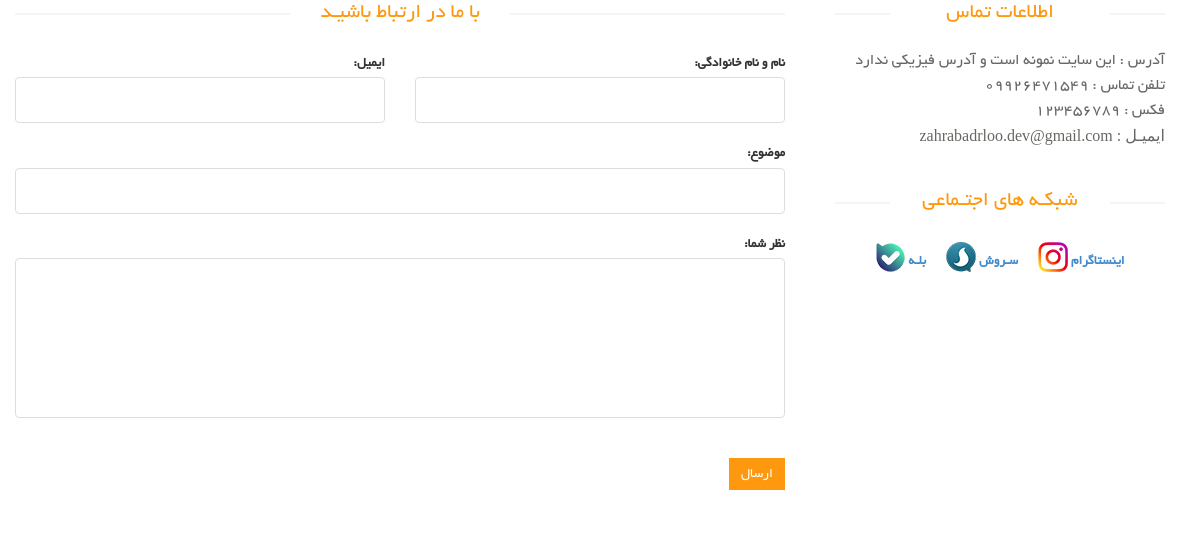
The page /contact-us/ on the database its author committed.
### sitsetting_module/models.py (models this page shows, shortened)
class Sitsetting(models.Model):
    Sit_name = models.CharField(max_length=100, verbose_name='اسم سایت')
    slogan = models.CharField(max_length=100, verbose_name='شعار', null=True, blank=True)
    logo = models.ImageField(upload_to='sit_images/', null=True, blank=True, verbose_name='لوگو')
    phone_number = models.CharField(max_length=11, null=True, blank=True, verbose_name='شماره تلفن')
    fax = models.CharField(max_length=11, null=True, blank=True, verbose_name='فکس')
    email = models.EmailField(max_length=100, null=True, blank=True, verbose_name='ایمیل')
    address = models.CharField(max_length=500, null=True, blank=True, verbose_name='آدرس')
    about_us = models.TextField(null=True, blank=True, verbose_name='درباره ما')
    copyright = models.TextField(null=True, blank=True, verbose_name='حق کپی رایت ')
    instagram = models.URLField(null=True, blank=True, verbose_name='آیدی اینستاگرام')
    telegram = models.URLField(null=True, blank=True, verbose_name='آیدی تلگرام')
    is_active = models.BooleanField(default=True, verbose_name='فعال/غیرفعال')
    class Meta:
        verbose_name = 'تنظیمات سایت'
        verbose_name_plural = 'تنظیمات سایت'

### contact_module/views.py (the view)
# urls.py: path('', views.ContactUsView.as_view(),name='contact-us'),
class ContactUsView(CreateView):
    form_class = ContactUstForm
    template_name = 'contact_module/contact_us.html'
    success_url = '/contact-us/'

### contact_module/forms.py
class ContactUstForm(forms.ModelForm):
    class Meta:
        model = ContactUs
        fields = ('title', 'email',"full_name", 'message')
        widgets = {
            "full_name":forms.TextInput(attrs={'class':'form-control'}),
            "email":forms.EmailInput(attrs={'class':'form-control'}),
            "title":forms.TextInput(attrs={'class':'form-control'}),
            "message":forms.Textarea(attrs={
                'class':'form-control',
                'rows':1,
                'id':'message',
            }),
        }
        labels = {
            'full_name':"نام و نام خانوادگی",
            'email':"ایمیل",
            'message':'نظر شما',
            'title':'موضوع'
        }

### sitsetting_module/context_data.py (called while the page is built)
def site_setting(request):
    sit_setting:Sitsetting = Sitsetting.objects.filter(is_active=True).first()
    context = {
        "site_setting": sit_setting
    }
    return context

### contact_module/templates/contact_module/contact_us.html (shortened to what this page needs)
{% extends 'shared/layout.html' %}
{% block content %}
    <div id="contact-page" class="container">
    	<div class="bg">
	    	<div class="row">
    		<div class="row">
	    		<div class="col-sm-8">
	    			<div class="contact-form">
	    				<h2 class="title text-center">با ما در ارتباط باشیـد</h2>
				    	<form id="main-contact-form" class="contact-form row" name="contact-form"
                              action="{% url 'contact-us' %}" method="post">
                            <div class="form-group col-md-6">
                                {{ form.email.label_tag }}
                                {{ form.email }}
                            </div>
                            <div class="form-gr% ac oup col-md-6">
                                {{ form.full_name.label_tag }}
                                {{ form.full_name }}
                            </div>
                            <div class="form-group col-md-12">
                                {{ form.title.label_tag }}
                                {{ form.title }}
                            </div>
                            <div class="form-group col-md-12">
                                {{ form.message.label_tag }}
                                {{ form.message }}
				            </div>
				            <div class="form-group col-md-12">
                                <button type="submit" class="btn btn-primary pull-right" >ارسال</button>
				            </div>
				        </form>
	    			</div>
	    		</div>
	    		<div class="col-sm-4">
	    			<div class="contact-info">
	    				<h2 class="title text-center">اطلاعات تماس</h2>
	    				<address>
							<p>آدرس : {{ site_setting.address }}</p>
							<p>تلفن تماس : {{ site_setting.phone_number }}</p>
							<p>فکس : {{ site_setting.fax }}</p>
							<p style="font-family: tahoma;">ایمیـل : {{ site_setting.email }}</p>
	    				</address>
	    				<div class="social-networks">
	    					<h2 class="title text-center">شبکـه های اجتـماعی</h2>
							<span class="socials-share share">
									<ul>
										<a href="#">
											<li>
												<label>بلـه</label>
												<img src="/static/images/product-details/Bale.png">
											</li>
										</a>
										<a href="#">
											<li>
												<label>سـروش</label>
												<img src="/static/images/product-details/Soroush.png">
											</li>
										</a>
										<a href="#">
											<li>
												<label>اینستاگرام</label>
												<img src="/static/images/product-details/Instagram.png">
											</li>
										</a>
									</ul>
								</span>
	    				</div>
	    			</div>
    			</div>
	    	</div>
    	</div>
    </div>
{% endblock %}

### static/css/main.css (style rules this page uses)
body { font-family: 'BYekan'; font-size: 10pt; position: relative; font-weight: normal; direction: rtl; }
ul li { list-style: none; }
a { -webkit-transition: 300ms; -moz-transition: 300ms; -o-transition: 300ms; transition: 300ms; }
h1, h2, h3, h4, h5, h6 { font-family: 'BYekan', sans-serif; }
.left-sidebar h2:after, h2.title:after { content: " "; position: absolute; border: 1px solid #f5f5f5; bottom:8px; right: 0; width: 100%; height: 0; z-index: -2; }
h2.title:before { content: " "; position: absolute; background: #fff; bottom: -6px; width: 220px; height: 30px; z-index: -1; right: 50%; margin-right: -110px; }
h2.title { color: #FE980F; font-family: 'BYekan', sans-serif; font-size: 16pt; font-weight: 400; margin: 0 15px; text-transform: uppercase; margin-bottom: 30px; position: relative; }
.share { margin-top: 15px; }
.bg h2.title { margin-right:0; margin-left:0; margin-top: 0; }
.chose_area input, select, textarea { background: #F0F0E9; border:0; color: #696763; padding: 6px; width: 100%; border-radius: 0; resize: none }
.socials-share { margin-bottom: 30px; margin-top: 18px; }
.socials-share ul { padding-right: 0px; }
.socials-share li { display: inline-block; float: right; padding: 5px 10px; }
.btn.btn-primary { background:#FE980F; border: 0 none; border-radius: 0; margin-top: 16px; }
.contact-form .form-group { margin-bottom: 20px; }
#contact-page .form-control { background-color: #fff; border: 1px solid #ddd; color: #696763; height: 46px; padding: 6px 12px; width: 100%; font-size: 16px; border-radius: 4px; box-shadow:inherit; }
#contact-page #message { height:160px; resize:none; }
#main-contact-form .btn-primary { margin-bottom: 15px; margin-top: 20px; }
#contact-page .contact-info { padding: 0 20px; }
#contact-page .contact-info address { margin-bottom: 40px; margin-top: -5px; }
#contact-page .contact-info p { margin-bottom: 0; color: #696763; font-size: 16px; line-height: 25px; }
.social-networks { overflow: hidden; text-align: center; }
.social-networks ul { margin-top: -5px; padding: 0; display: inline-block; }
.social-networks ul li { float: left; text-decoration: none; list-style: none; margin-right: 20px; }
.social-networks ul li:last-child { margin-right: 0; }

### static/css/custom.css (style rules this page uses)
ul { padding-right: 0; }

### rows shown on the page
Sitsetting: address "این سایت نمونه است و آدرس فیزیکی ندارد", phone_number "09926471549", fax "123456789", email "zahrabadrloo.dev@gmail.com"
